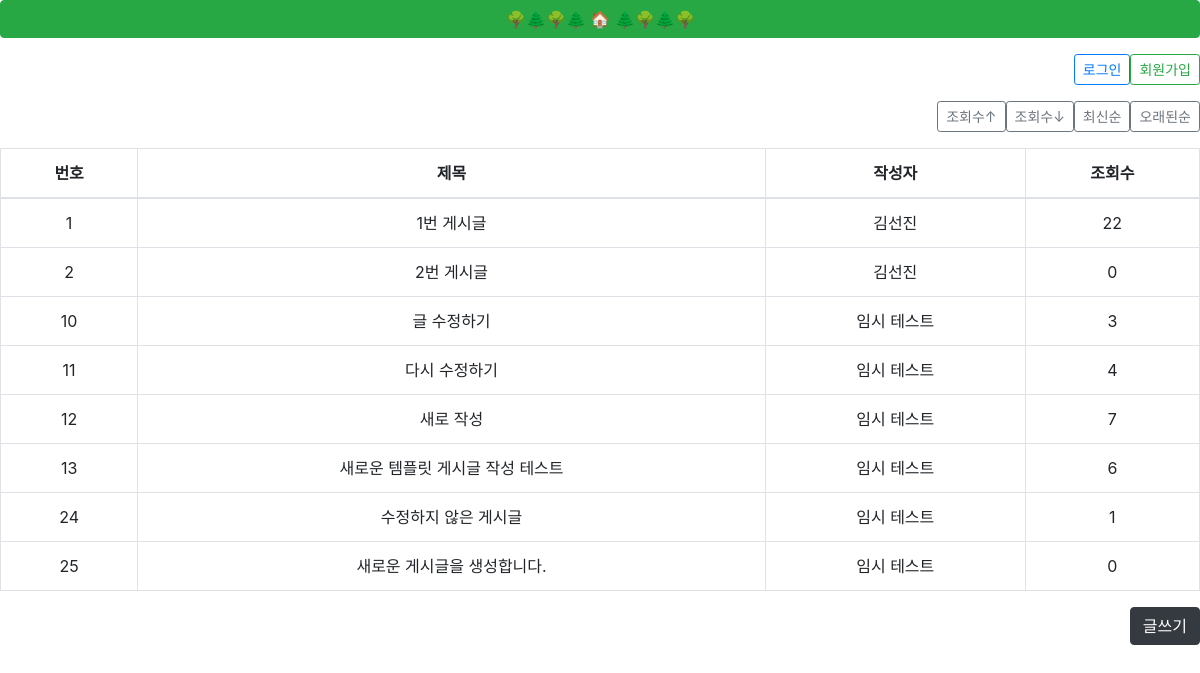
The page / on the database its author committed.
### boards/models.py (models this page shows, shortened)
class Board(models.Model):
    idx = models.AutoField(primary_key=True, null=False)
    title = models.CharField(max_length=100)
    contents = models.CharField(max_length=2000)
    name = models.CharField(max_length=20)
    email = models.CharField(max_length=100)
    view_count = models.IntegerField(default=0)
    created_at = models.DateTimeField(auto_now=True)
    updated_at = models.DateTimeField(null=True)

### boards/views.py (the view)
# urls.py: path('', list),
def list(request, order_type='earliest'):
    if request.method == "GET":
        if order_type == 'hitsd':       # 조회수 내림차순
            board = Board.objects.all().order_by('-view_count')
        elif order_type == 'hitsa':     # 조회수 오름차순
            board = Board.objects.all().order_by('view_count')
        elif order_type == 'latest':    # 작성일자 내림차순
            board = Board.objects.all().order_by('-idx')
        elif order_type == 'earliest':  # 작성일자 오름차순
            board = Board.objects.all().order_by('idx')
        else:
            return redirect('/')
        context = {
            'board': board
        }
        return render(request, 'board/list.html', context)

### templates/board/list.html (shortened to what this page needs)
{% extends 'base.html' %}
{% block content %}
<div class="d-grid gap-2 d-md-flex justify-content-md-end mt-3 mb-3">
  <button type="button" class="btn btn-outline-primary btn-sm"
  style="--bs-btn-padding-y: .25rem; --bs-btn-padding-x: .5rem; --bs-btn-font-size: .75rem;"
  onclick="location.href='/login'">
  로그인
  </button>
  <button type="button" class="btn btn-outline-success btn-sm"
  style="--bs-btn-padding-y: .25rem; --bs-btn-padding-x: .5rem; --bs-btn-font-size: .75rem;"
  onclick="location.href='/register'">
  회원가입
  </button>
</div>
<div class="d-grid gap-2 d-md-flex justify-content-md-end mt-3 mb-3">
  <button type="button" class="btn btn-outline-secondary btn-sm"
  style="--bs-btn-padding-y: .25rem; --bs-btn-padding-x: .5rem; --bs-btn-font-size: .75rem;"
  onclick="location.href='/board/list/hitsd'">
  조회수↑
  </button>
  <button type="button" class="btn btn-outline-secondary btn-sm"
  style="--bs-btn-padding-y: .25rem; --bs-btn-padding-x: .5rem; --bs-btn-font-size: .75rem;"
  onclick="location.href='/board/list/hitsa'">
  조회수↓
  </button>
  <button type="button" class="btn btn-outline-secondary btn-sm"
  style="--bs-btn-padding-y: .25rem; --bs-btn-padding-x: .5rem; --bs-btn-font-size: .75rem;"
  onclick="location.href='/board/list/latest'">
  최신순
  </button>
  <button type="button" class="btn btn-outline-secondary btn-sm"
  style="--bs-btn-padding-y: .25rem; --bs-btn-padding-x: .5rem; --bs-btn-font-size: .75rem;"
  onclick="location.href='/board/list/earliest'">
  오래된순
  </button>
</div>
{% if board %}
  <table class="table table-bordered text-center">
    <thead>
      <tr>
        <th scope="col">번호</th>
        <th scope="col">제목</th>
        <th scope="col">작성자</th>
        <th scope="col">조회수</th>
      </tr>
    </thead>
    <tbody>
      {% for board_list in board %}
        <tr onClick="location.href='/board/detail/{{board_list.idx}}'">
          <td>{{ board_list.idx }}</td>
          <td>{{ board_list.title }}</td>
          <td>{{ board_list.name }}</td>
          <td>{{ board_list.view_count }}</td>
        </tr>
      {% endfor %}
    </tbody>
  </table>
{% endif %}
<div class="d-grid gap-2 d-md-flex justify-content-md-end">
  <button type="button" class="btn btn-dark" onclick="location.href='/board/create'">글쓰기</button>
{% endblock %}

### rows shown on the page
Board: idx "1", title "1번 게시글", name "김선진", view_count "22"
Board: idx "2", title "2번 게시글", name "김선진", view_count "0"
Board: idx "10", title "글 수정하기", name "임시 테스트", view_count "3"
Board: idx "11", title "다시 수정하기", name "임시 테스트", view_count "4"
Board: idx "12", title "새로 작성", name "임시 테스트", view_count "7"
Board: idx "13", title "새로운 템플릿 게시글 작성 테스트", name "임시 테스트", view_count "6"
Board: idx "24", title "수정하지 않은 게시글", name "임시 테스트", view_count "1"
Board: idx "25", title "새로운 게시글을 생성합니다.", name "임시 테스트", view_count "0"
